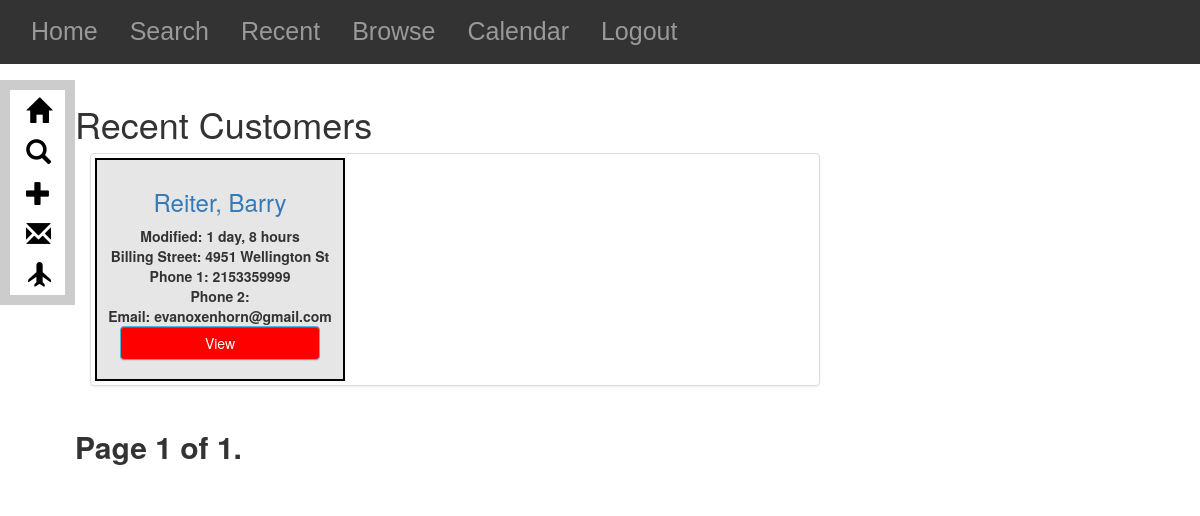
Screenshot of /customers/customer_browse/ with the database file from the repository.
### Customers/models.py (models this page shows, shortened)
class Customer(models.Model):
    user = models.ForeignKey(settings.AUTH_USER_MODEL, default=1)
    modified_by=models.CharField(max_length=50,default=1)
    firstName = models.CharField(max_length=20)
    lastName = models.CharField(max_length=20)
    fullName = models.CharField(max_length=50, blank=True)
    billStreet = models.CharField(max_length=25)
    billCity = models.CharField(max_length=20)
    billState = models.CharField(max_length=2)
    billZip = models.CharField(max_length=5)
    latlng = models.CharField(blank=True, max_length=100, default = '')
    lat = models.FloatField(blank=True,max_length=100, default = '')
    lng = models.FloatField(blank=True, max_length=100, default='')
    phone1 = models.CharField(max_length=20)
    phone2 = models.CharField(max_length=20, blank=True)
    email = models.EmailField(max_length=50, blank=True)
    source = models.CharField(choices=SOURCE_CHOICES, max_length=20, default=NOTAPP)
    created = models.DateTimeField(auto_now=False, auto_now_add=True)
    modified = models.DateTimeField(auto_now=True, auto_now_add=False)
    def get_absolute_url(self):
        return reverse("customers:customer_detail", kwargs={"id": self.id})
    class Meta:
        ordering = ["-created", "-modified"]

### Customers/views.py (the view)
def customer_browse(request):
    queryset_list = Customer.objects.all().order_by('lastName', 'firstName')
    paginator = Paginator(queryset_list, 25) # show 25 customers per page
    page_request_var = "page"
    page = request.GET.get(page_request_var)
    try:
        queryset = paginator.page(page)
    except PageNotAnInteger:
        queryset = paginator.page(1)
    except EmptyPage:
        queryset = paginator.page(paginator.num_pages)
    context = {
            "title":"Recent Customers",
            "object_list": queryset,
            "page_request_var":page_request_var,
        }
    return render(request, "customer_list.html", context)

### Customers/templates/customer_list.html (shortened to what this page needs)
{% extends "base.html" %}
{% block content %}
<h1>{{ title }}</h1>
<div class="customer_list_div">
    {% for obj in object_list %}
    <div class="customer-list-object">
        <div class="col-md-8">
            <div class="thumbnail">
                <div class="caption">
                    <h3><a href="{{ obj.get_absolute_url}}">{{obj.lastName}}, {{obj.firstName}}</a></h3>
                    <strong>Modified: {{ obj.modified|timesince }}<br/>
                    <strong>Billing Street:</strong> {{obj.billStreet}}<br/>
                    <strong>Phone 1:</strong> {{obj.phone1}}<br/>
                    <strong>Phone 2:</strong>{{obj.phone2}}<br/>
                    <strong>Email:</strong> {{obj.email}}<br/>
                    <p><a href="{{ obj.get_absolute_url }}" class="btn btn-info" id="btnViewCustomer" role="button">View</a></p>
                </div>
            </div>
        </div>
    </div>
    {% endfor %}
    <div>
<div class="pagination col-md-8">
    <span class="step-links">
        <span class="current">
            Page {{ object_list.number }} of {{ object_list.paginator.num_pages }}.
        </span>
    </span>
</div>
</div>
</div>
{% endblock content %}

### static/css/base.css (style rules this page uses)
h1 { color:#777777; }
h3 { style:italic; }
.thumbnail div { background-color:#e6e6e6; text-align:center; width:250px; border-style: solid; border-width: 2px; border-color: black; }
.customer-list-object { draggable: true; }
#btnViewCustomer { width:200px; background-color:red; }
.current { font-size:30px; }

### rows the page displays
Customer: lastName "Reiter", firstName "Barry", modified "1 day, 8 hours", billStreet "4951 Wellington St", phone1 "2153359999", email "evanoxenhorn@gmail.com"

### other values shown
{{ title }} "Recent Customers"
{{ object_list.number }} "1"
{{ object_list.paginator.num_pages }} "1"
